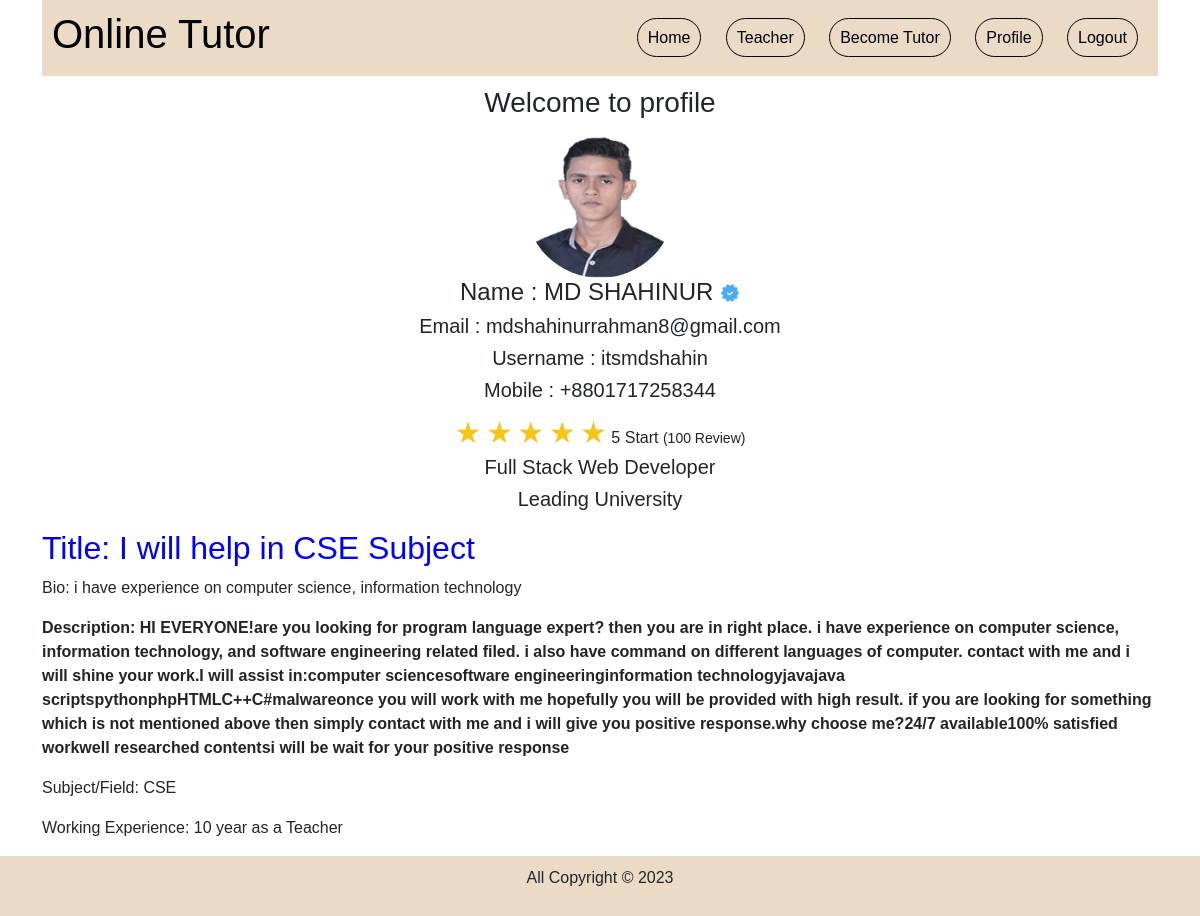
The page /components/previewtutor.php?userId=1&email=mdshahinurrahman8@gmail.com (signed in) on the database its author committed.
### tables this page shows
CREATE TABLE `register` (
  `id` int(20) NOT NULL,
  `name` varchar(50) NOT NULL,
  `image` varchar(255) DEFAULT NULL,
  `email` varchar(50) NOT NULL,
  `password` varchar(50) NOT NULL,
  `re-password` varchar(50) NOT NULL,
  `mobile` varchar(50) NOT NULL,
  `username` varchar(20) NOT NULL
);

CREATE TABLE `tutorlist` (
  `id` int(100) NOT NULL,
  `name` varchar(100) NOT NULL,
  `email` varchar(100) NOT NULL,
  `subject` varchar(100) NOT NULL,
  `skill` varchar(100) NOT NULL,
  `exprience` varchar(100) NOT NULL,
  `description` varchar(5000) DEFAULT NULL,
  `froms` varchar(100) NOT NULL,
  `reviews` varchar(100) NOT NULL,
  `image` varchar(100) NOT NULL,
  `bio` varchar(1500) DEFAULT NULL,
  `fid` varchar(100) NOT NULL,
  `title` varchar(50) DEFAULT NULL,
  `level13` varchar(500) DEFAULT NULL
);

### components/previewtutor.php (the view, shortened to what this page needs)
<?php
include './config.php';
$emailthedatashow = $_GET['email'];
$userId = $_GET['userId'];
$select_Query = "SELECT * FROM `register` WHERE email='$emailthedatashow'";
$select_Query_Result = mysqli_query($conn, $select_Query);
if ($select_Query_Result) {
    if ($row = mysqli_fetch_array($select_Query_Result)) {
        $name = $row['name'];
        $image = $row['image'];
        $email = $row['email'];
        $username = $row['username'];
        $mobile = $row['mobile'];
    } else {
        echo "No recent logins found.";
    }
} else {
    echo "Error: " . mysqli_error($conn);
}
?>
<?php
include './config.php';
$Select_Query_tutorlist = "SELECT * FROM `tutorlist` WHERE email='$emailthedatashow'";
$Select_Query_tutorlist_result = mysqli_query($conn, $Select_Query_tutorlist);
if ($Select_Query_tutorlist_result) {
    if ($row = mysqli_fetch_array($Select_Query_tutorlist_result)) {
        $Title = $row['title'];
        $Bio = $row['bio'];
        $Subject = $row['subject'];
        $destination = $row['description'];
        $Exprience = $row['exprience'];
    } else {
        echo "No recent logins found.";
    }
} else {
    echo "Error: " . mysqli_error($conn);
}
?>
<!DOCTYPE html>
<html lang='en'>
<head>
    <link href='https://cdn.jsdelivr.net/npm/bootstrap@5.3.0-alpha3/dist/css/bootstrap.min.css' rel='stylesheet'>
    <link rel='stylesheet' href='../assets/css/style.css'>
</head>
<body>
    <div class='container'>
        <div class='navbar'>
            <div class='header-logo'>
            <a href='./home.php?userId=<?php echo $userId ?>'>
                    <h1>Online Tutor</h1>
                </a>
            </div>
            <div class='header-menu'>
                <ul>
                    <li> <a href='./home.php?userId=<?php echo $userId ?>'> Home </a> </li>
                    <li> <a href='./Teacher.php?userId=<?php echo $userId ?>'> Teacher </a> </li>
                    <li> <a href='./tutor.php?userId=<?php echo $userId ?>'> Become Tutor </a> </li>
                    <li><a href='./profile.php?userId=<?php echo $userId ?>'>Profile</a></li>
                    <li> <a href='./logout.php'> Logout</a> </li>
                </ul>
            </div>
        </div>
        <div class="profile-div">
            <h3>Welcome to profile</h3>
            <img width='150px' src='<?php echo $image ?>' alt='Profile'>
            <h4>Name : <?php echo $name ?> <img width='20px' height='20px' src='./image/verified.png'> </h4>
            <h5>Email : <?php echo $email ?> </h5>
            <h5>Username : <?php echo $username ?> </h5>
            <h5>Mobile : <?php echo $mobile ?> </h5>
            <div class="rating">
                <label for="star5"></label>
                <label for="star4"></label>
                <label for="star3"></label>
                <label for="star2"></label>
                <label for="star1"></label>
                5 Start <small>(100 Review)</small>
            </div>
            <h5> Full Stack Web Developer <?php  ?> </h5>
            <h5>Leading University <?php  ?> </h5>
        </div>
        <div>
            <h2 style="color: blue;">Title: <?php echo $Title ?></h2>
            <p style="font-size: 16px;">Bio: <?php echo $Bio ?></p>
            <p style="font-weight: bold;">Description: <?php echo $destination ?></p>
            <p>Subject/Field: <?php echo $Subject ?></p>
            <p>Working Experience: <?php echo $Exprience ?></p>
        </div>
    </div>
    <div class='fotter-col'>
        <p> All Copyright &copy; 2023 </p>
    </div>
</body>
</html>

### assets/css/style.css (style rules this page uses)
* { font-family: 'Franklin Gothic Medium', 'Arial Narrow', Arial, sans-serif; }
.navbar { background-color: rgb(235, 218, 198); padding: 10px; }
.header-logo { float: left; }
.header-logo a { text-decoration: none; color: #000000; }
.header-menu { float: right; }
.header-menu ul { list-style-type: none; padding: 0; margin: 0; }
.header-menu li { padding: 10px 10px 10px 10px; display: inline-block; text-decoration: none; }
.header-menu a { text-decoration: none; border: 1px solid hsl(0, 0%, 0%); padding: 10px; color: #000000; border-radius: 35px; }
.fotter-col { padding: 10px; background-color: rgb(235, 218, 198); text-align: center; margin-top: 10px; }
.profile-div { margin: 0 auto; display: flex; flex-direction: column; justify-content: center; align-items: center; padding: 10px; }
.profile-div img { border-radius: 50%; }
.rating { display: inline-block; }
.rating label { font-size: 30px; color: #f5c518; cursor: pointer; }
.rating label:before { content: '\2605'; }

### rows shown on the page
register: image (picture), name "MD SHAHINUR", email "mdshahinurrahman8@gmail.com", username "itsmdshahin", mobile "+8801717258344"
tutorlist: title "I will help in CSE Subject", bio "i have experience on computer science, information technology", description "HI EVERYONE!are you looking for program language expert? then you are in right place. i have experience on computer science, information technology, and software engineering related filed. i also have command on different languages of computer. contact with me and i will shine your work.I will assist in:computer sciencesoftware engineeringinformation technologyjavajava scriptspythonphpHTMLC++C#malwareonce you will work with me hopefully you will be provided with high result. if you are looking for something which is not mentioned above then simply contact with me and i will give you positive response.why choose me?24/7 available100% satisfied workwell researched contentsi will be wait for…", subject "CSE", exprience "10 year as a Teacher"
